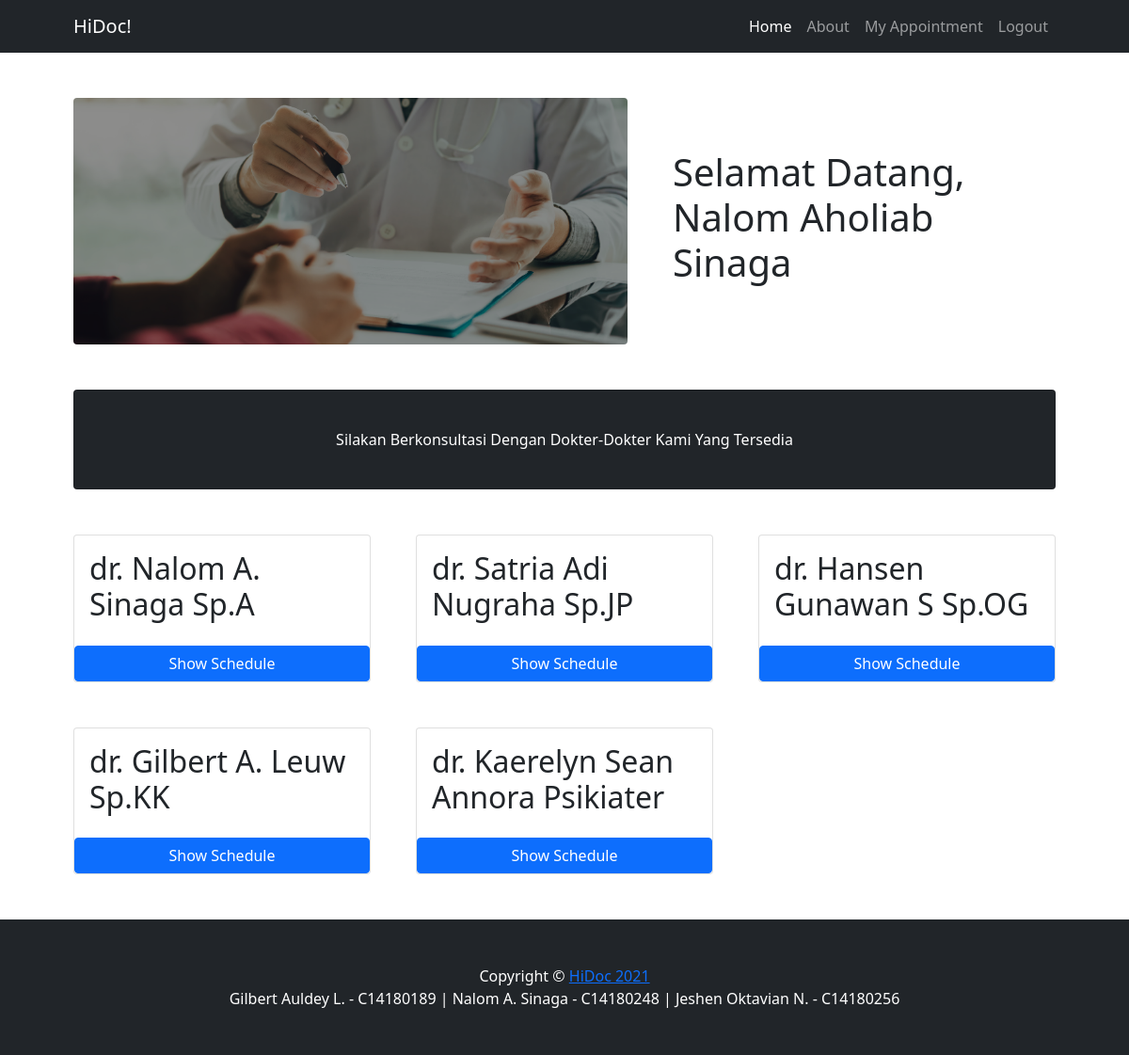
The page /patIndex.php (signed in) on the database its author committed.
### tables this page shows
CREATE TABLE `doctor` (
  `id` int(255) NOT NULL,
  `name` varchar(255) NOT NULL,
  `spesialis` varchar(255) NOT NULL,
  `username` varchar(255) NOT NULL,
  `email` varchar(255) NOT NULL,
  `password` varchar(255) NOT NULL,
  `status` int(1) NOT NULL DEFAULT 0
);

### patIndex.php (the view, shortened to what this page needs)
<!DOCTYPE html>
<html lang="en">
<head>
    <link href="css/styles.css" rel="stylesheet" />
</head>
<body>
    <nav class="navbar navbar-expand-lg navbar-dark bg-dark">
        <div class="container px-5">
            <a class="navbar-brand" href="patIndex.php">HiDoc!</a>
            <div class="collapse navbar-collapse" id="navbarSupportedContent">
                <ul class="navbar-nav ms-auto mb-2 mb-lg-0">
                    <li class="nav-item"><a class="nav-link active" aria-current="page" href="#!">Home</a></li>
                    <li class="nav-item"><a class="nav-link" href="#!">About</a></li>
                    <li class="nav-item"><a class="nav-link" href="myAppointment.php">My Appointment</a></li>
                    <li class="nav-item"><a class="nav-link" href="logout.php">Logout</a></li>
                </ul>
            </div>
        </div>
    </nav>
    <div class="container px-4 px-lg-5">
        <div class="row gx-4 gx-lg-5 align-items-center my-5">
            <div class="col-lg-7"><img class="img-fluid rounded mb-4 mb-lg-0" src="./asset/img/gambarawal.png" alt="..." /></div>
            <div class="col-lg-5">
                <h1 class="font-weight-light">Selamat Datang, <span> <?php echo  $_SESSION["user"]["name"] ?> </span> </h1>
            </div>
        </div>
        <div class="card text-white bg-dark my-5 py-4 text-center">
            <div class="card-body">
                <p class="text-white m-0">Silakan Berkonsultasi Dengan Dokter-Dokter Kami Yang Tersedia</p>
            </div>
        </div>
        <?php
        $con = mysqli_connect("localhost", "root", "", "belajar");
        $query = mysqli_query($con, "SELECT * FROM doctor ");
        ?>
        <div class="row gx-4 gx-lg-5">
            <?php
            while ($data = mysqli_fetch_array($query)) {
            ?>
                <div class="col-md-4 mb-5">
                    <div class="card h-100">
                        <div class="card-body">
                            <h2 class="card-title"><?php echo $data["name"] . " " . $data["spesialis"]; ?></h2>
                        </div>
                        <a class="btn btn-primary" data-toggle="modal" data-target="#exampleModalCenter<?php echo $data["id"]; ?>">
                            Show Schedule
                        </a>
                    </div>
                </div>
            <?php } ?>
        </div>
    </div>
    <footer class="py-5 bg-dark">
        <div class="container px-4 px-lg-5">
            <p class="m-0 text-center text-white">Copyright &copy; <a href="./admin/admin.php"> HiDoc 2021</a></p>
            <p class="m-0 text-center text-white">Gilbert Auldey L. - C14180189 | Nalom A. Sinaga - C14180248 | Jeshen Oktavian N. - C14180256</p>
        </div>
    </footer>
</body>
</html>

### rows shown on the page
doctor: name "dr. Nalom A. Sinaga", spesialis "Sp.A"
doctor: name "dr. Satria Adi Nugraha", spesialis "Sp.JP"
doctor: name "dr. Hansen Gunawan S", spesialis "Sp.OG"
doctor: name "dr. Gilbert A. Leuw", spesialis "Sp.KK"
doctor: name "dr. Kaerelyn Sean Annora", spesialis "Psikiater"

### other values the page prints
$_SESSION["user"]["name"] "Nalom Aholiab Sinaga"
